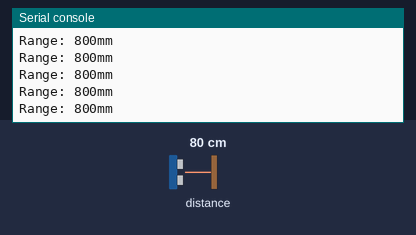
A program run on a simulated Raspberry Pi Pico running CircuitPython. Parts: the last lines printed to the serial console. Inputs (shaded band) come from the test bench; at power-on: distance to the obstacle 80 cm.

Above: at 1.2 s.
1.3 s: distance to the obstacle set to 2 cm
At 1.56 s:
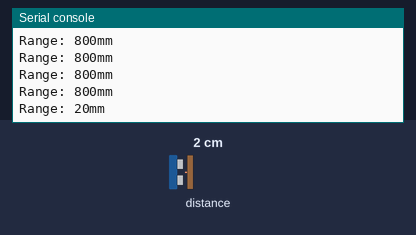
2.8 s: distance to the obstacle set to 4 cm
At 2.96 s:
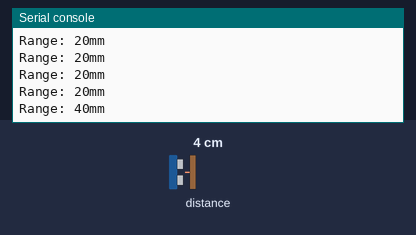
Timing chart, 0 to 5.8 s (numbered marks = the images above; inputs shaded):
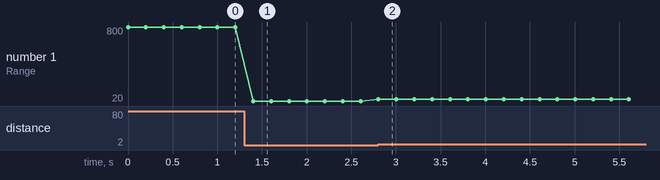

The program:

time_of_flight_code.py
```python
# 0x29 is the VL53L0X time-of-flight time_of_flight_sensor

import board
import busio
import adafruit_vl53l0x
import time

i2c = busio.I2C(scl=board.GP1, sda=board.GP0)
time_of_flight_sensor = adafruit_vl53l0x.VL53L0X(i2c, address=0x29)

while True:
	print('Range: {}mm'.format(time_of_flight_sensor.range))
	time.sleep(0.2)
```

Measured:
- after the input at 1.3 s, the serial console: prints a new line after 0.10 s (image 1)
- after the input at 2.8 s, the serial console: prints a new line at once (image 2)
- plotted number 1: 800 → 20 after the input at 1.3 s, 20 → 40 after the input at 2.8 s
